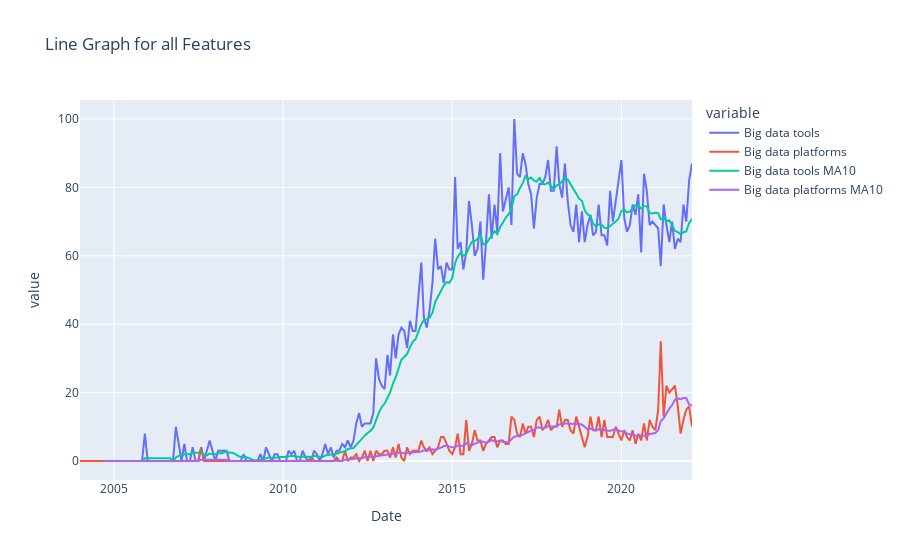

Notebook code for this chart:
### Code cell
import plotly.express as px

fig = px.line(df, x=df['Date'], y=df.columns, title = 'Line Graph for all Features')
fig.show()

### Figure 1 — Plotly figure (JSON) as saved in the notebook; plotly's stock layout.template omitted (floating-point values rounded to 4 significant figures; data arrays with more than 128 entries replaced by an {"elided": "..."} marker saying what was removed)
{"data": [{"hovertemplate": "variable=Big data tools<br>Date=%{x}<br>value=%{y}<extra></extra>", "legendgroup": "Big data tools", "line": {"color": "#636efa", "dash": "solid"}, "marker": {"symbol": "circle"}, "mode": "lines", "name": "Big data tools", "orientation": "v", "showlegend": true, "type": "scatter", "x": {"elided": "218 str values"}, "xaxis": "x", "y": {"elided": "218 int values"}, "yaxis": "y"}, {"hovertemplate": "variable=Big data platforms<br>Date=%{x}<br>value=%{y}<extra></extra>", "legendgroup": "Big data platforms", "line": {"color": "#EF553B", "dash": "solid"}, "marker": {"symbol": "circle"}, "mode": "lines", "name": "Big data platforms", "orientation": "v", "showlegend": true, "type": "scatter", "x": {"elided": "218 str values"}, "xaxis": "x", "y": {"elided": "218 int values"}, "yaxis": "y"}, {"hovertemplate": "variable=Big data tools MA10<br>Date=%{x}<br>value=%{y}<extra></extra>", "legendgroup": "Big data tools MA10", "line": {"color": "#00cc96", "dash": "solid"}, "marker": {"symbol": "circle"}, "mode": "lines", "name": "Big data tools MA10", "orientation": "v", "showlegend": true, "type": "scatter", "x": {"elided": "218 str values"}, "xaxis": "x", "y": {"elided": "218 float values"}, "yaxis": "y"}, {"hovertemplate": "variable=Big data platforms MA10<br>Date=%{x}<br>value=%{y}<extra></extra>", "legendgroup": "Big data platforms MA10", "line": {"color": "#ab63fa", "dash": "solid"}, "marker": {"symbol": "circle"}, "mode": "lines", "name": "Big data platforms MA10", "orientation": "v", "showlegend": true, "type": "scatter", "x": {"elided": "218 str values"}, "xaxis": "x", "y": {"elided": "218 float values"}, "yaxis": "y"}], "layout": {"legend": {"title": {"text": "variable"}, "tracegroupgap": 0}, "title": {"text": "Line Graph for all Features"}, "xaxis": {"anchor": "y", "domain": [0, 1], "title": {"text": "Date"}}, "yaxis": {"anchor": "x", "domain": [0, 1], "title": {"text": "value"}}}}
